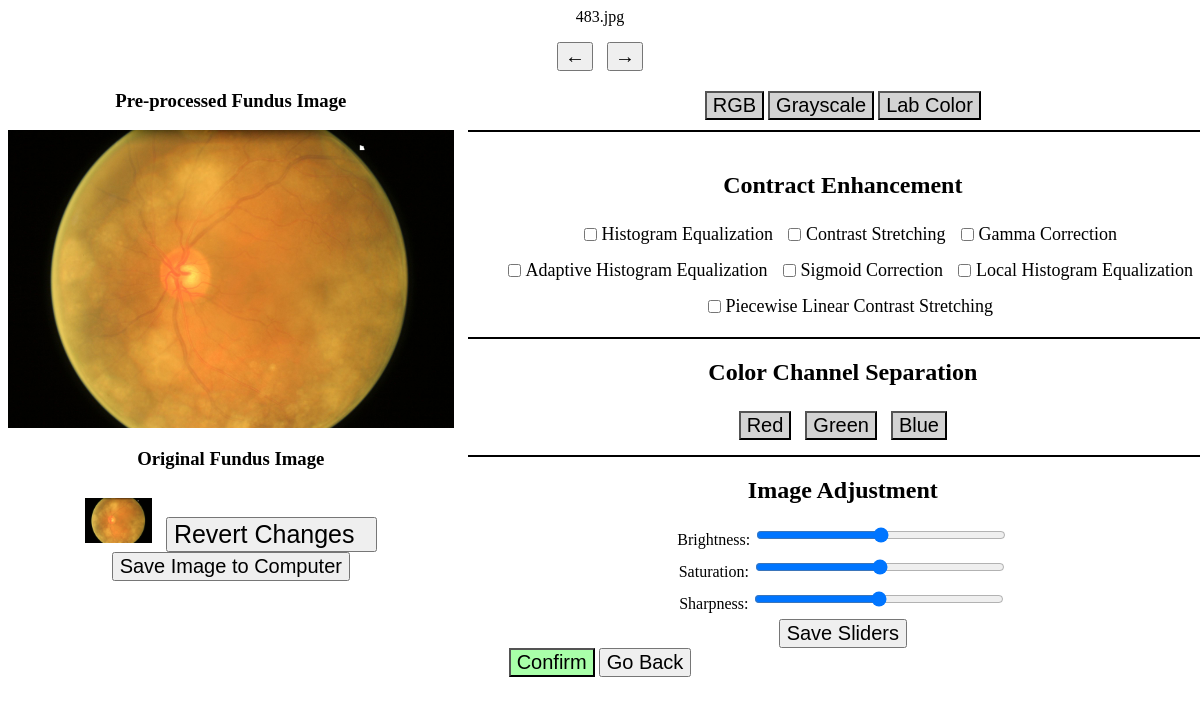
The page /preprocess/ (signed in) on the database as committed earlier.
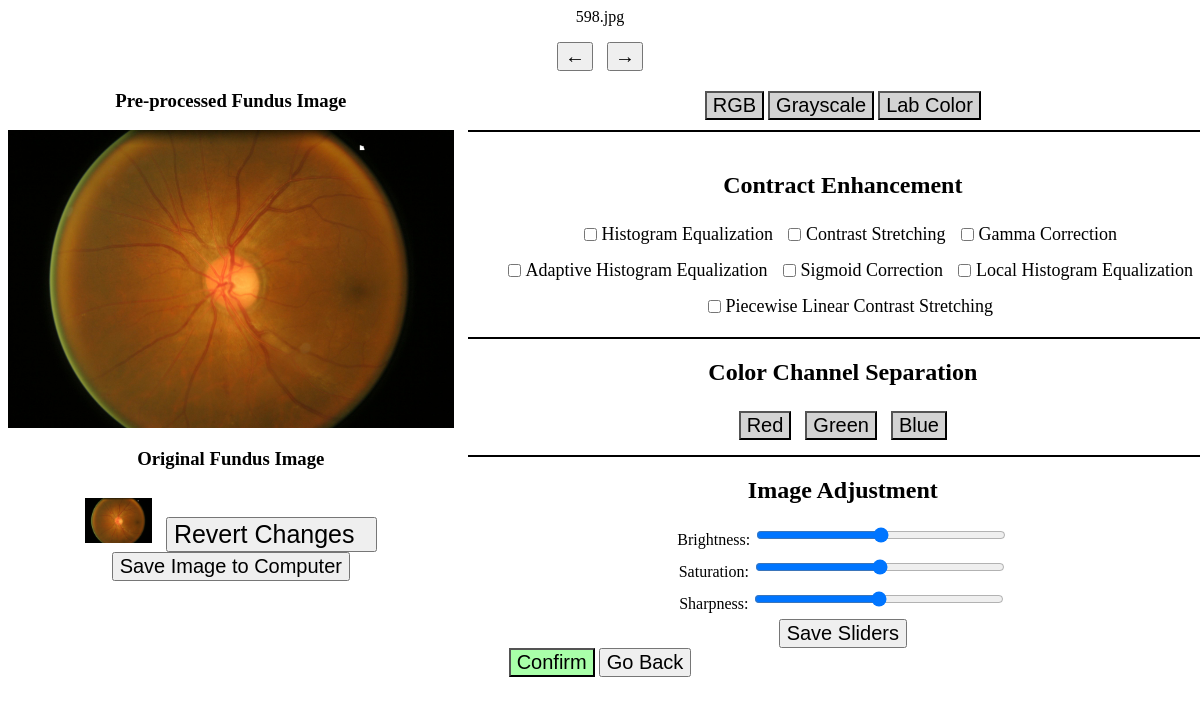
The same page on the database as committed later.
### capstone_UI_app/models.py (models this page shows)
class UploadedImage(models.Model):
    image = models.ImageField(upload_to='images/')
    upload_date = models.DateTimeField(auto_now_add=True)

class PreprocessedImage(models.Model):
    original_image = models.OneToOneField(UploadedImage, on_delete=models.CASCADE, related_name='preprocessed_image')
    image = models.ImageField(upload_to='preprocessed_images/')

### capstone_UI_app/views.py (the view)
# urls.py: path('preprocess/',views.preprocess_view, name="preprocess"),
@login_required(login_url='/')
def preprocess_view(request):
    all_images = UploadedImage.objects.prefetch_related('preprocessed_image').all()
    context = {'images': all_images}
    return render(request, 'preprocess.html', context)

### capstone_UI_app/templates/preprocess.html (shortened to what this page needs)
<div id="content" style="text-align: center;">
    <div>
        <p id="file-name">{{ images.0.image.name|cut:"images/" }}</p>
        <div>
            {% if images|length > 1 %}
            <button class="preprocess-button" onclick="navigate(-1)" style="margin-right: 10px;"> ← </button>
            <button class="preprocess-button" onclick="navigate(1)"> → </button>
            {% endif %}
        </div>
    </div>
    <div class="container" style="text-align: center;">
        <div class="leftside">
            <div class="preprocess">
                <div class="edited-container">
                    <h3>Pre-processed Fundus Image</h3>
                    <img class="edited-image" src="{{ images.0.preprocessed_image.image.url }}">
                </div>
                <div class="bottom-container">
                    <h3>Original Fundus Image</h3>
                    <img class="original-image" src="{{ images.0.image.url }}">
                    <button class="revert-button preprocess-button" onClick="revertChanges()">Revert Changes</button>
                    <button class="saveToComputer preprocess-button" type="button" onClick="saveToComputer()">Save Image to
                        Computer</button>
                </div>
            </div>
        </div>
        <div class="rightside">
            <div class="settings">
                <div class="image-color">
                    <button class="settings-button preprocess-button" id="rgb-button" onClick="selectColor('rgb', 'RGB')">RGB</button>
                    <button class="settings-button preprocess-button" id="grayscale-button"
                        onClick="selectColor('grayscale', 'Grayscale')">Grayscale</button>
                    <button class="settings-button preprocess-button" id="labcolor-button"
                        onClick="selectColor('labcolor', 'Lab Color')">Lab Color</button>
                </div>
                <div class="contrast-enhance">
                    <h2>Contract Enhancement</h2>
                    <div class="checkbox-row">
                        <input type="checkbox" id="HE" onclick="disableCheckbox(this, 'HE')">
                        <label for="HE">Histogram Equalization</label>
                        <input type="checkbox" id="CS" onclick="disableCheckbox(this, 'CS')">
                        <label for="CS">Contrast Stretching</label>
                        <input type="checkbox" id="GC" onclick="disableCheckbox(this, 'GC')">
                        <label for="GC">Gamma Correction</label>
                    </div>
                    <div class="checkbox-row">
                        <input type="checkbox" id="AHE" onclick="disableCheckbox(this, 'AHE')">
                        <label for="HE">Adaptive Histogram Equalization</label>
                        <input type="checkbox" id="SC" onclick="disableCheckbox(this, 'SC')">
                        <label for="SC">Sigmoid Correction</label>
                        <input type="checkbox" id="LHE" onclick="disableCheckbox(this, 'LHE')">
                        <label for="LHE">Local Histogram Equalization</label>
                    </div>
                    <div class="checkbox-row">
                        <input type="checkbox" id="PLS" onclick="disableCheckbox(this, 'PLS')">
                        <label for="PLCS">Piecewise Linear Contrast Stretching</label>
                    </div>
                </div>
                <div class="channel-separation">
                    <h2>Color Channel Separation</h2>
                    <button class="separation-button preprocess-button" id="redchannel-button" onClick="selectChannel('redchannel', 'redchannel')">Red</button>
                    <button class="separation-button preprocess-button" id="greenchannel-button" onClick="selectChannel('greenchannel', 'greenchannel')">Green</button>
                    <button class="separation-button preprocess-button" id="bluechannel-button" onClick="selectChannel('bluechannel', 'bluechannel')">Blue</button>
                </div>
                <div class="image-adjustment">
                    <h2>Image Adjustment</h2>
                    <div>
                        <label for="brightness">Brightness:</label>
                        <input type="range" id="brightness" name="brightness" min="0" max="100" value="50"
                            oninput="adjustImage('brightness', this.value)">
                        <br />
                        <label for="saturation">Saturation:</label>
                        <input type="range" id="saturation" name="saturation" min="0" max="100" value="50"
                            oninput="adjustImage('saturation', this.value)">
                        <br />
                        <label for="sharpness">Sharpness:</label>
                        <input type="range" id="sharpness" name="sharpness" min="0" max="100" value="50"
                            oninput="adjustImage('sharpness', this.value)">
                    </div>
                    <button class="save-button preprocess-button" onClick="saveImage()">Save Sliders</button>
                </div>
            </div>
        </div>
    </div>
    <button
        class="preprocess-button"
        style="background-color: rgb(169, 255, 169);"
        type="button"
        hx-get="/review"
        hx-trigger="click"
        hx-swap="outerHTML"
        hx-target="#content"
        >
        Confirm
    </button>
    <button
        class="preprocess-button"
        type="button"
        hx-get="/dashboard/upload/"
        hx-trigger="click"
        hx-swap="outerHTML"
        hx-target="#content"
        >
        Go Back
    </button>
</div>

### capstone_UI_app/templates/preprocess.html (style rules this page uses)
.container { display: flex; }
.leftside { flex: 4; display: flex; justify-content: center; }
.rightside { flex: 6; display: flex; justify-content: center; padding-left: 20px; }
.edited-container { display: flex; align-items: left; flex-direction: column; }
.bottom-container { margin-top: 20px; }
.preprocess { margin-right: 20px; }
.original-image { width: 15%; padding-top: 10px; padding-right: 10px; }
.edited-image { width: 100%; max-width: 600px; }
.preprocess-button { font-size: 20px; }
.settings { flex: 0 0 750px; margin-top: 20px; }
.settings-button { background-color: lightgray; }
.contrast-enhance { display: flex; flex-direction: column; border-bottom: 2px solid black; padding-bottom: 10px; }
.channel-separation { border-bottom: 2px solid black; padding-bottom: 10px; }
.checkbox-row { display: flex; align-items: center; justify-content: center; margin-bottom: 5px; padding: 5px; font-size: 18px; }
.checkbox-row input[type="checkbox"] { padding: 5px; margin-right: 5px; margin-left: 15px; }
input[type="range"] { width: 250px; height: 20px; margin-bottom: 10px; }
.image-color { border-bottom: 2px solid black; margin-bottom: 20px; padding-bottom: 10px; }
.revert-button { padding-right: 20px; margin-top: 10px; font-size: 25px; }
.separation-button { margin: 5px; background-color: lightgray; }

Rows that differ between the two databases and show on the page:
removed UploadedImage: id+image "483.jpg", image (picture)
added UploadedImage: id+image "598.jpg", image (picture)
